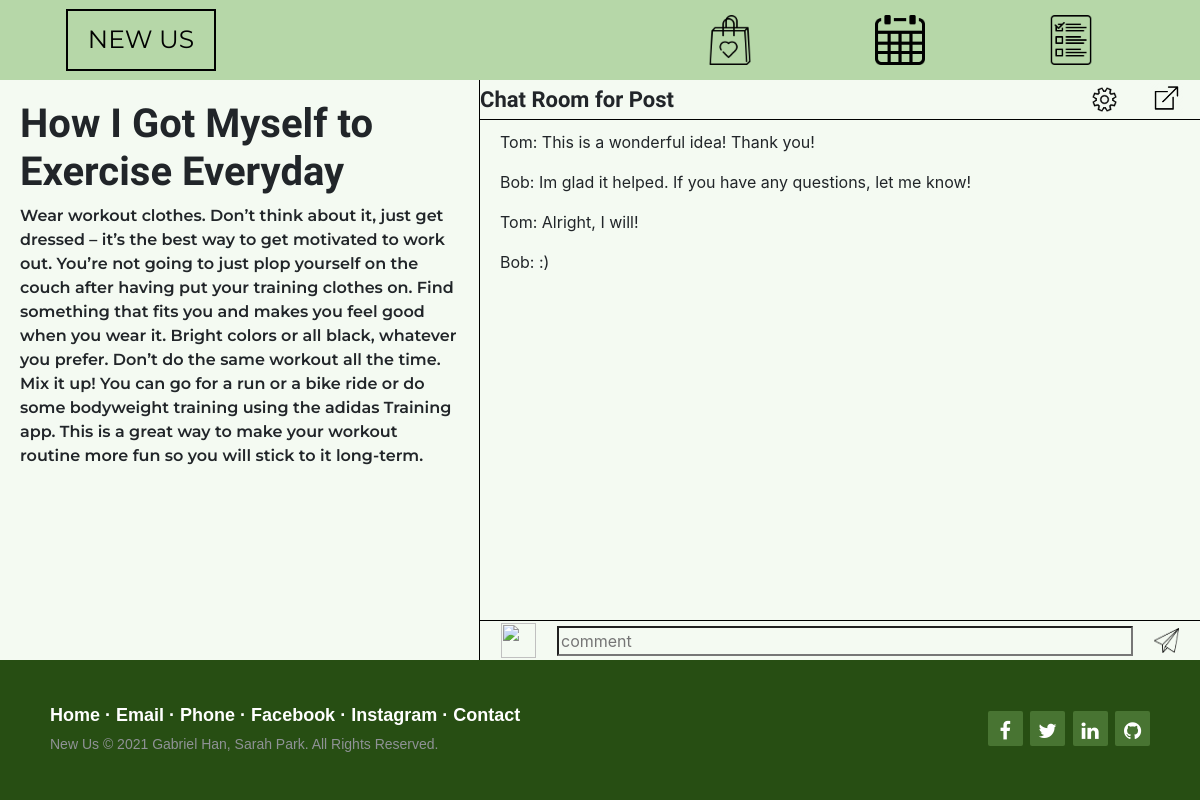
/chat/d513ad48-4385-423c-8211-c81fea6477e0 (signed in), run on the app's committed database.
### files/databases.py (models this page shows, shortened)
class Post(db.Model):
  id = db.Column(db.Integer, primary_key=True)
  uuid = db.Column(db.String(50), unique=True)
  title = db.Column(db.String(500), nullable=False)
  post = db.Column(db.String, nullable=False)
  goalType = db.Column(db.String(10), nullable=False)
  user_id = db.Column(db.Integer, db.ForeignKey("user.id"), nullable=False)
  subposts = db.relationship("SubPost", backref="post", lazy=True)

class SubPost(db.Model):
  id = db.Column(db.Integer, primary_key=True)
  subpost = db.Column(db.String(1000), nullable=False)
  username = db.Column(db.String(20), nullable=False)
  user_id = db.Column(db.Integer, db.ForeignKey("user.id"), nullable=False)
  post_id = db.Column(db.Integer, db.ForeignKey("post.id"), nullable=False)

### files/routes.py (the view)
@app.route('/chat/<uuid>', methods=['GET', 'POST'])
@login_required
def chat(uuid):
    post = Post.query.filter_by(uuid=uuid).first()
    subposts = post.subposts
    return render_template("chat.html", post=post, subposts=subposts)

### files/ajax.py (called while the page is built)
@login_manager.user_loader
def load_user(user_id):
    return User.query.get(int(user_id))

### templates/chat.html (shortened to what this page needs)
{% extends "template.html" %}
{% block info %}
<link rel="stylesheet" href="{{url_for('static', filename='css/chat.css')}}">
{% endblock info %}
{% block nav %}
  <a href="#" class="nav-link"><img src="{{url_for('static', filename='images/heart bag.png')}}" class="right-image"></a>
  <a href="/calendar" class="nav-link"><img src="{{url_for('static', filename='images/calendar.png')}}" class="right-image"></a>
  <a href="/list" class="nav-link"><img src="{{url_for('static', filename='images/list.png')}}" class="right-image"></a>
{% endblock nav %}
{% block bodyContent %}
<div class="post">
  <h1>{{post.title}}</h1>
  <p>{{post.post}}</p>
</div>
<div class="chat">
  <div class="chat-hold">
    <div class="chat-title">Chat Room for Post</div>
    <div class="chat-right">
      <a href="#" class="nav-link"><img src="{{url_for('static', filename='images/settings.png')}}" class="small-image"></a>
      <a href="#" class="nav-link"><img src="{{url_for('static', filename='images/newtab.png')}}" class="medium-image"></a>
    </div>
  </div>
  <div id="subposts">
  {% for subpost in subposts %}
    <div class="subpost">
      <p>{{subpost.username}}: {{subpost.subpost}}</p>
    </div>
  {% endfor %}
  </div>
  <div class="send-bar">
    <img src="{{url_for('static', filename='images/smiley face.png')}}" class="medium-image">
    <input id="comment" placeholder="comment">
    <img src="{{url_for('static', filename='images/airplane.png')}}" class="small-image" onclick="addComment()">
  </div>
</div>
{% endblock bodyContent %}

### files/static/css/template.css (style rules this page uses)
.nav-link { color: black; }

### files/static/css/chat.css (style rules this page uses)
.right-image { width: 50px; height: 50px; }
.small-image { width: 25px; height: 25px; }
.medium-image { width: 35px; height: 35px; }
body { background-color: rgb(244, 250, 242); overflow-x: hidden; }
.post { width: 40vw; height: calc(100vh - 220px); border-right: 1px black solid; padding: 20px; }
.chat { width: 60vw; height: calc(100vh - 220px); }
.chat-hold { display: flex; align-items: center; justify-content: space-between; border-bottom: 1px black solid; height: 40px; }
.chat-title { font-size: 22; font-weight: bold; font-family: "Kalam" }
.chat-right { display: flex; justify-content: space-evenly; align-items: center; }
.send-bar { display: flex; align-items: center; justify-content: space-evenly; height: 40px; border-top: 1px black solid }
#comment { width: 80%; background-color: transparent; }
#subposts { height: calc(100% - 80px); padding: 10px 20px; }
h1 { font-family: 'Kalam'; font-weight: bold; }
.post p { font-family: 'Montserrat'; font-weight: 600; }

### data on the page
Post: title "How I Got Myself to Exercise Everyday", post "Wear workout clothes. Don’t think about it, just get dressed – it’s the best way to get motivated to work out. You’re not going to just plop yourself on the couch after having put your training clothes on. Find something that fits you and makes you feel good when you wear it. Bright colors or all black, whatever you prefer. Don’t do the same workout all the time. Mix it up! You can go for a run or a bike ride or do some bodyweight training using the adidas Training app. This is a great way to make your workout routine more fun so you will stick to it long-term."
SubPost: username "Tom", subpost "This is a wonderful idea! Thank you!"
SubPost: username "Bob", subpost "Im glad it helped. If you have any questions, let me know!"
SubPost: username "Tom", subpost "Alright, I will!"
SubPost: username "Bob", subpost ":)"
